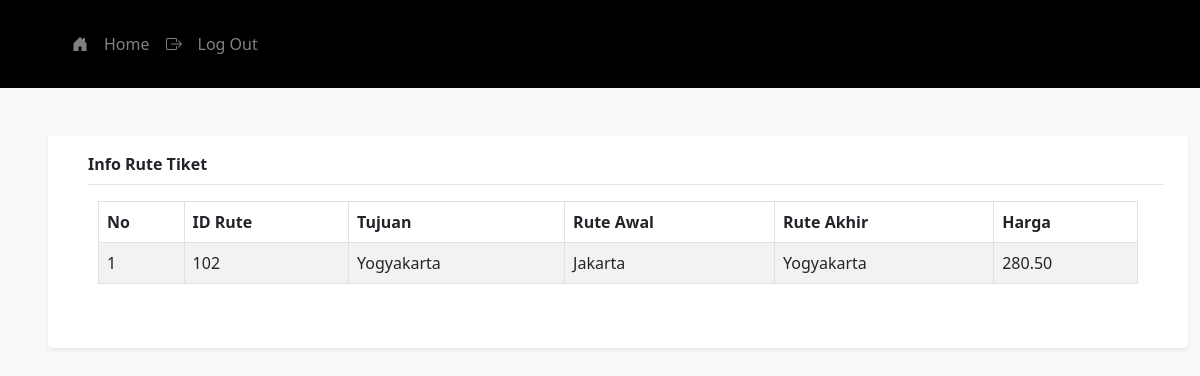
/rute.php?id_rute=102 (signed in), run on the app's committed database.
### tables this page shows
CREATE TABLE `rute` (
  `id_rute` int(11) NOT NULL,
  `tujuan` varchar(255) NOT NULL,
  `rute_awal` varchar(255) NOT NULL,
  `rute_akhir` varchar(255) NOT NULL,
  `harga` decimal(10,2) NOT NULL,
  `id_transportasi` int(11) NOT NULL
);

### rute.php (the view, shortened to what this page needs)
<!DOCTYPE html>
<html lang="en">
<head>
    <link href="https://cdn.jsdelivr.net/npm/bootstrap@5.3.0-alpha2/dist/css/bootstrap.min.css"
            rel="stylesheet">
    <link href="https://cdn.jsdelivr.net/npm/bootstrap@5.3.0-alpha2/dist/css/bootstrap.min.css"
            rel="stylesheet">
    <link href="/css/bootstrap.min.css" rel="stylesheet">
</head>
<body>
    <?php
        include 'fragments/navbar.php';
    ?>
    <div class="container shadow-sm mt-5 ms-5 bg-body rounded">
    <div class="pt-3 ms-3 mb-2 fw-bold pb-2" style="border-bottom: 1px solid #e5e5e5;">Info Rute Tiket</div>
    <div class="d-flex justify-content-center pt-2 pb-5 ps-3 pe-3">
    <table class="table table-bordered table-striped" style="width: 65rem;">
        <thead>
            <th styles="width:10%">No</th>
            <th styles="width:20%"> ID Rute</th>
            <th styles="width:20%"> Tujuan </th>
            <th styles="width:20%"> Rute Awal </th>
            <th styles="width:10%"> Rute Akhir </th>
            <th styles="width:10%"> Harga </th>
        </thead>
        <tbody>
            <?php
                require 'config/koneksi.php';
                try{
                    $stmt = $pdo->prepare("SELECT * FROM rute WHERE id_rute = ?");
                    $stmt -> execute([$_GET["id_rute"]]);
                    $i = 1;
                    while ($row = $stmt->fetch()){
                    echo"<tr>
                        <td>".$i."</td>
                        <td>".$row["id_rute"]."</td>
                        <td>".$row["tujuan"]."</td>
                        <td>".$row["rute_awal"]."</td>
                        <td>".$row["rute_akhir"]."</td>
                        <td>".$row["harga"]."</td>
                    </tr>
                    ";$i++;}
                } catch(PDOException $e){
                    exit("PDO Error: ".$e->getMessage()."<br>");
                }
            ?>
        </tbody>
    </table>
    </div>
    </div>
</body>
</html>

### data on the page
rute: id_rute "102", tujuan "Yogyakarta", rute_awal "Jakarta", rute_akhir "Yogyakarta", harga "280.50"
